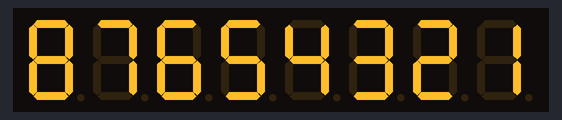
The sketch below on a simulated Arduino Uno, built with avr-gcc and run on an emulated ATmega328P. On the bench: 8-digit seven-segment display.

Above: at 0.1 s.
At 1.1 s:
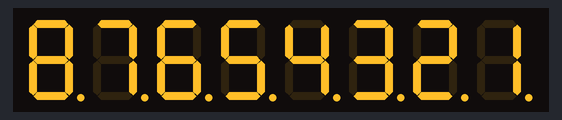

Measured:
- what the display in image 1 shows lasts 1.0 s, from 1.0 s to 2.0 s

The sketch:

MAX7219CWG8Bit.ino
```cpp
#include "LedControl.h"
// Arduino Pin 7 to DIN, 6 to Clk, 5 to CS, no.of devices is 1
LedControl lc=LedControl(7,6,5,1);
void setup()
{
 // Initialize the MAX7219 device
  lc.shutdown(0,false);   // Enable display
  lc.setIntensity(0,10);  // Set brightness level (0 is min, 15 is max)
  lc.clearDisplay(0);     // Clear display register
}
void loop()
{

  for(int i=0; i<8; i++){
   lc.setDigit(0,i,i+1,false);
  }
  delay(1000);
  for(int i=0; i<8; i++){
   lc.setDigit(0,i,i+1,true);
  }
  delay(1000);
}
```
